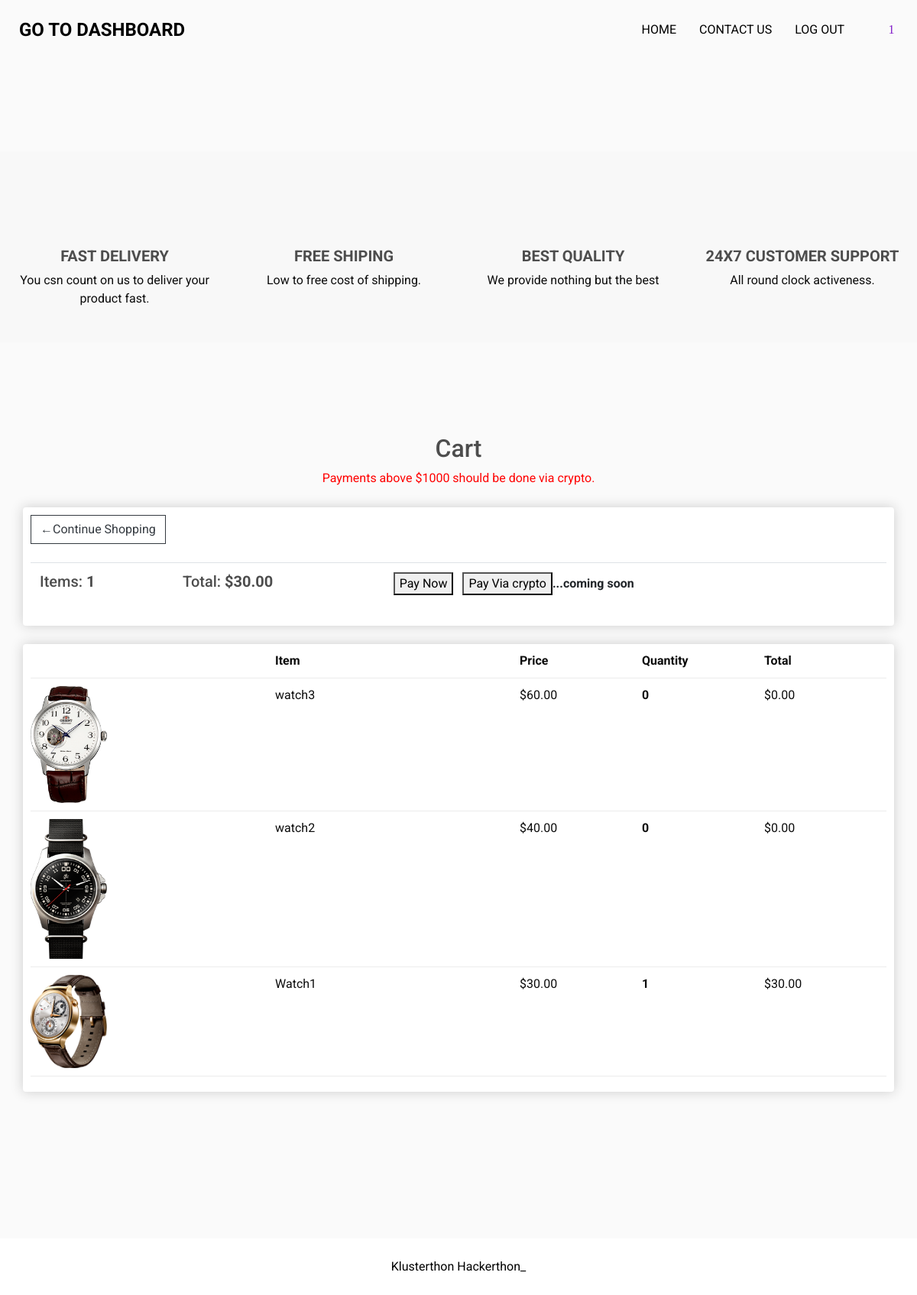
The app's page /cart (signed in) with its own data.
### hackathon/models.py (models this page shows, shortened)
class Cart(models.Model):
	id = models.UUIDField(default=uuid.uuid4, primary_key=True)
	user = models.ForeignKey(User, on_delete=models.CASCADE)
	completed = models.BooleanField(default=False)
	@property
	def total_price(self):
		cartitems = self.cart_items.all()
		total = sum([item.price for item in cartitems])
		return total
	@property
	def num_of_items(self):
		cartitems = self.cart_items.all()
		quantity = sum([item.quantity for item in cartitems])
		return quantity

class CartItem(models.Model):
	product = models.ForeignKey(Product, on_delete=models.CASCADE, related_name='items')
	cart = models.ForeignKey(Cart, on_delete=models.CASCADE, related_name='cart_items')
	quantity = models.IntegerField(default=0)
	@property
	def price(self):
		new_price = self.product.price * self.quantity
		return new_price

class Product(models.Model):
	name = models.CharField(max_length=30, validators=[MinLengthValidator(3)], null=False, blank=False)
	price = models.DecimalField(default=0, decimal_places=2, max_digits=6)
	category = models.ForeignKey(Category, on_delete=models.CASCADE, default=1)
	description = models.CharField(max_length=250, validators=[MinLengthValidator(3)], null=True, blank=True)
	image = models.ImageField(upload_to='uploads/products')
	is_sale = models.BooleanField(default=False)
	sale_price = models.DecimalField(default=0, decimal_places=2, max_digits=6)

### hackathon/views.py (the view)
# urls.py: path('cart', views.cart, name='add-cart'),
@login_required(login_url='/owner/login_user')
def cart(request):
	cart = None
	cartitems = []
	if request.user.is_authenticated:
		cart, created = Cart.objects.get_or_create(user=request.user, completed=False)
		cartitems = cart.cart_items.all()
	return render(request, 'cart.html', {'cart':cart, 'cartitems':cartitems})

### hackathon/templates/cart.html (shortened to what this page needs)
<!DOCTYPE html>
{% load static %}
<html>
<head>
  <link rel="stylesheet" type="text/css" href="{% static 'css/bootstrap.css' %}" />
  <link href="{% static 'css/font-awesome.min.css' %}" rel="stylesheet" />
  <link href="{% static 'css/style.css' %}" rel="stylesheet" />
  <link rel="stylesheet" type="text/css" href="{% static 'css/main.css' %}">
  <link href="{% static 'css/responsive.css' %}" rel="stylesheet" />
</head>
<body>
  <div class="hero_area">
    <header class="header_section">
      <div class="container-fluid">
        <nav class="navbar navbar-expand-lg custom_nav-container ">
          <a class="navbar-brand" href="/owner">
            <span>
              Go To Dashboard
            </span>
          </a>
          <div class="collapse navbar-collapse" id="navbarSupportedContent">
            <ul class="navbar-nav  ">
              <li class="nav-item">
                <a class="nav-link" href="{% url 'home-home' %}">Home <span class="sr-only">(current)</span></a>
              </li>
              <li class="nav-item">
                <a class="nav-link" href="/contact">Contact Us</a>
              </li>
              {% if request.user.is_authenticated %}
              <li class="nav-item">
                <a class="nav-link" href="{% url 'logout' %}">Log out</a>
              </li>
              {% endif %}
            </ul>
            <div class="user_optio_box">
              <a href="">
                <i class="fa fa-user" aria-hidden="true"></i>
              </a>
              <a href="{% url 'add-cart' %}">
                <i class="fa fa-shopping-cart" aria-hidden="true"><p id="num_of_items">{{cart.num_of_items}}</p></i>
              </a>
            </div>
          </div>
        </nav>
      </div>
    </header></br></br></br></br></br>
  <section class="service_section">
    <div class="container-fluid" id="about">
      <div class="row">
        <div class="col-md-6 col-lg-3">
          <div class="box ">
            <div class="img-box">
            </div>
            <div class="detail-box">
              <h5>
                Fast Delivery
              </h5>
              <p>
                You csn count on us to deliver your product fast.
              </p>
            </div>
          </div>
        </div>
        <div class="col-md-6 col-lg-3">
          <div class="box ">
            <div class="img-box">
            </div>
            <div class="detail-box">
              <h5>
                Free Shiping
              </h5>
              <p>
                Low to free cost of shipping.
              </p>
            </div>
          </div>
        </div>
        <div class="col-md-6 col-lg-3">
          <div class="box ">
            <div class="img-box">
            </div>
            <div class="detail-box">
              <h5>
                Best Quality
              </h5>
              <p>
                We provide nothing but the best
              </p>
            </div>
          </div>
        </div>
        <div class="col-md-6 col-lg-3">
          <div class="box ">
            <div class="img-box">
            </div>
            <div class="detail-box">
              <h5>
                24x7 Customer support
              </h5>
              <p>
                All round clock activeness.
              </p>
            </div>
          </div>
        </div>
      </div>
    </div>
  </section></br></br></br></br></br>
<div class="container">
  <center><h2>Cart</h2><p style="color:red">Payments above $1000 should be done via crypto.</p></center>
    <div class="row">
  <div class="col-lg-12">
    <div class="box-element">
      <a class="btn btn-outline-dark" href="{% url 'home-home' %}">&#x2190;Continue Shopping</a></br></br>
      <table class="table">
        <tr>
          <th><h5>Items: <strong>{{ cart.num_of_items }}</strong></h5></th>
          <th><h5>Total: <strong>${{ cart.total_price|floatformat:2 }}</strong></h5></th>
          <th>
            <button type="button" onclick="makePayment()">Pay Now</button>&nbsp&nbsp&nbsp<button>Pay Via crypto</button>...coming soon
          </th>
        </tr>
      </table>
    </div>
    <div class="box-element">
      <div class="cart-row">
        <div style="flex:2"></div>
        <div style="flex:2"><b>Item</b></div>
        <div style="flex:1"><b>Price</b></div>
        <div style="flex:1"><b>Quantity</b></div>
        <div style="flex:1"><b>Total</b></div>
      </div>
      {% for item in cartitems %}
      <div class="cart-row">
        <div style="flex:2">
          <img src="{{ item.product.image.url }}" class="row-image">
        </div>
        <div style="flex:2">{{ item.product.name }}</div>
        <div style="flex:1">${{ item.product.price|floatformat:2 }}</div>
        <div style="flex:1">
          <p class="quantity">{{ item.quantity }}</p>
        </div>
        <div style="flex:1">${{ item.price}}</div>
      </div>
      {% endfor %}
    </div>
  </div>
 </div>
</div>
  <section class="footer_section">
    <div class="container">
      <p>
        Klusterthon Hackerthon_
      </p>
    </div>
  </section>
</body>
</html>

### static/css/style.css (style rules this page uses)
body { font-family: "Roboto", sans-serif; color: #0c0c0c; background-color: #ffffff; overflow-x: hidden; }
a, a:hover, a:focus { text-decoration: none; }
.btn, .btn:focus { outline: none !important; -webkit-box-shadow: none; box-shadow: none; }
.hero_area { position: relative; min-height: 100vh; display: -webkit-box; display: -ms-flexbox; display: flex; -webkit-box-orient: vertical; -webkit-box-direction: normal; -ms-flex-direction: column; flex-direction: column; }
.header_section .container-fluid { padding-right: 25px; padding-left: 25px; }
.navbar-brand span { font-weight: bold; color: #000000; font-size: 24px; text-transform: uppercase; }
.custom_nav-container { padding: 15px 0; }
.custom_nav-container .navbar-nav { margin: auto; }
.custom_nav-container .navbar-nav .nav-item .nav-link { padding: 5px 25px; color: #000000; text-align: center; text-transform: uppercase; border-radius: 5px; -webkit-transition: all 0.3s; transition: all 0.3s; }
.user_optio_box { display: -webkit-box; display: -ms-flexbox; display: flex; }
.user_optio_box a { margin-left: 15px; color: #8019c8; }
.service_section { position: relative; background-color: #f8f8f8; }
.service_section .box { margin: 45px 0; text-align: center; }
.service_section .box .img-box { height: 65px; }
.service_section .box .detail-box { margin-top: 15px; }
.service_section .box .detail-box h5 { font-weight: bold; text-transform: uppercase; }
.footer_section { position: relative; background-color: #ffffff; text-align: center; }
.footer_section p { color: #000000; padding: 25px 0; margin: 0; }

### static/css/main.css (style rules this page uses)
body { background-color: hsl(0, 0%, 98%); }
h1,h2,h3,h4,h5,h6 { color:hsl(0, 0%, 30%); }
.box-element { box-shadow:hsl(0, 0%, 80%) 0 0 16px; background-color: #fff; border-radius: 4px; padding: 10px; }
.col-lg-4, .col-lg-6, .col-lg-8, .col-lg-12 { margin-top: 10px; }
.btn { border-radius: 0; }
.row-image { width: 100px; }
.cart-row { display: flex; align-items: flex-stretch; padding-bottom: 10px; margin-bottom: 10px; border-bottom: 1px solid #ececec; }
.quantity { display: inline-block; font-weight: 700; padding-right:10px; }

### static/css/responsive.css (style rules this page uses)
@media (max-width: 1300px) { .custom_nav-container .navbar-nav { margin: 0; margin-left: auto; align-items: center; } }
@media (max-width: 1300px) { .custom_nav-container .navbar-nav .nav-item .nav-link { padding: 5px 15px; } }
@media (min-width: 1200px) { .container { max-width: 1170px; } }

### records on screen
Cart: num_of_items "1", total_price "30.00"
CartItem: product.image (picture), product.name "watch3", product.price "60.00", quantity "0", price "0.00"
CartItem: product.image (picture), product.name "watch2", product.price "40.00", quantity "0", price "0.00"
CartItem: product.image (picture), product.name "Watch1", product.price "30.00", quantity "1", price "30.00"
